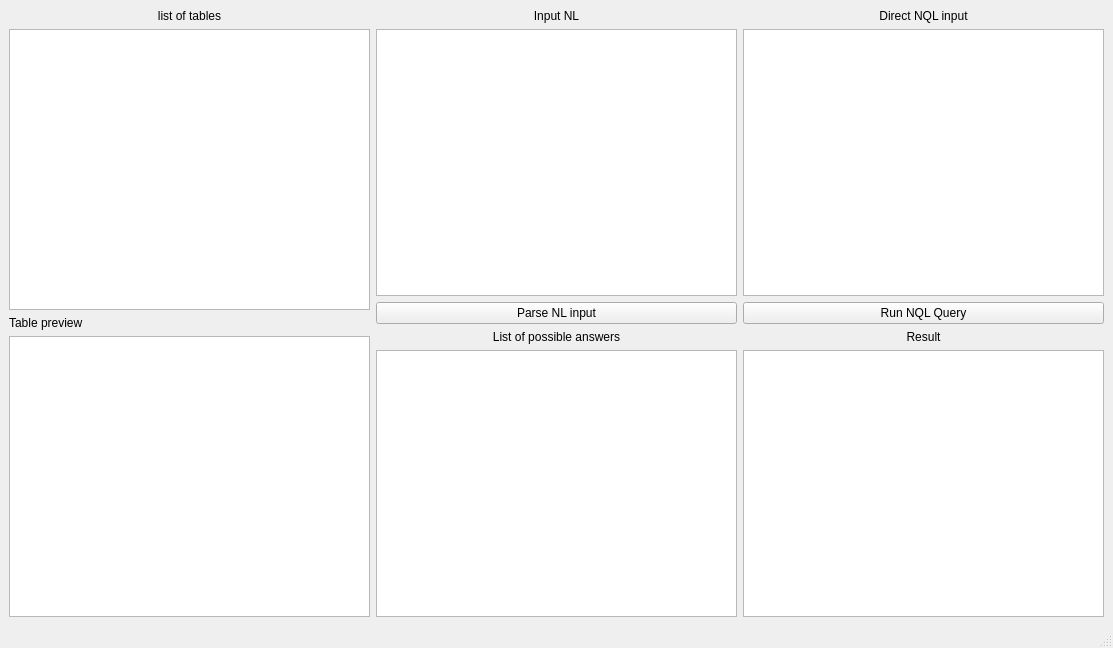
<?xml version="1.0" encoding="UTF-8"?>
<ui version="4.0">
 <class>MainWindow</class>
 <widget class="QMainWindow" name="MainWindow">
  <property name="geometry">
   <rect>
    <x>0</x>
    <y>0</y>
    <width>1113</width>
    <height>648</height>
   </rect>
  </property>
  <property name="windowTitle">
   <string>MainWindow</string>
  </property>
  <widget class="QWidget" name="centralwidget">
   <layout class="QGridLayout" name="gridLayout">
    <item row="0" column="0">
     <layout class="QHBoxLayout" name="horizontalLayout">
      <property name="sizeConstraint">
       <enum>QLayout::SetDefaultConstraint</enum>
      </property>
      <item>
       <layout class="QVBoxLayout" name="verticalLayout_3">
        <item>
         <widget class="QLabel" name="label">
          <property name="text">
           <string>list of tables</string>
          </property>
          <property name="alignment">
           <set>Qt::AlignCenter</set>
          </property>
         </widget>
        </item>
        <item>
         <widget class="QListWidget" name="listTables"/>
        </item>
        <item>
         <widget class="QLabel" name="label_5">
          <property name="text">
           <string>Table preview</string>
          </property>
         </widget>
        </item>
        <item>
         <widget class="QTableWidget" name="tableWidget"/>
        </item>
       </layout>
      </item>
      <item>
       <layout class="QVBoxLayout" name="verticalLayout_2">
        <item>
         <widget class="QLabel" name="label_3">
          <property name="text">
           <string>Input NL</string>
          </property>
          <property name="alignment">
           <set>Qt::AlignCenter</set>
          </property>
         </widget>
        </item>
        <item>
         <widget class="QTextEdit" name="txtNL"/>
        </item>
        <item>
         <widget class="QPushButton" name="btnConvert">
          <property name="enabled">
           <bool>true</bool>
          </property>
          <property name="text">
           <string>Parse NL input</string>
          </property>
         </widget>
        </item>
        <item>
         <widget class="QLabel" name="label_2">
          <property name="text">
           <string>List of possible answers</string>
          </property>
          <property name="alignment">
           <set>Qt::AlignCenter</set>
          </property>
         </widget>
        </item>
        <item>
         <widget class="QListWidget" name="listvorschlaege">
          <property name="font">
           <font>
            <pointsize>12</pointsize>
           </font>
          </property>
         </widget>
        </item>
       </layout>
      </item>
      <item>
       <layout class="QVBoxLayout" name="verticalLayout_4">
        <item>
         <widget class="QLabel" name="label_6">
          <property name="text">
           <string>Direct NQL input</string>
          </property>
          <property name="alignment">
           <set>Qt::AlignCenter</set>
          </property>
         </widget>
        </item>
        <item>
         <widget class="QTextEdit" name="textNQL"/>
        </item>
        <item>
         <widget class="QPushButton" name="btnRunNQL">
          <property name="text">
           <string>Run NQL Query</string>
          </property>
         </widget>
        </item>
        <item>
         <widget class="QLabel" name="label_4">
          <property name="text">
           <string>Result</string>
          </property>
          <property name="alignment">
           <set>Qt::AlignCenter</set>
          </property>
         </widget>
        </item>
        <item>
         <widget class="QTextEdit" name="txtResultDSL"/>
        </item>
       </layout>
      </item>
     </layout>
    </item>
   </layout>
  </widget>
  <widget class="QMenuBar" name="menubar">
   <property name="geometry">
    <rect>
     <x>0</x>
     <y>0</y>
     <width>1113</width>
     <height>26</height>
    </rect>
   </property>
  </widget>
  <widget class="QStatusBar" name="statusbar"/>
 </widget>
 <resources/>
 <connections/>
</ui>
